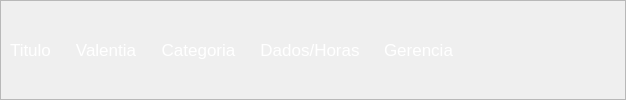
          <widget class="QFrame" name="frame_184">
           <property name="minimumSize">
            <size>
             <width>0</width>
             <height>45</height>
            </size>
           </property>
           <property name="frameShape">
            <enum>QFrame::StyledPanel</enum>
           </property>
           <property name="frameShadow">
            <enum>QFrame::Raised</enum>
           </property>
           <layout class="QHBoxLayout" name="horizontalLayout_89">
            <property name="spacing">
             <number>0</number>
            </property>
            <property name="leftMargin">
             <number>0</number>
            </property>
            <property name="topMargin">
             <number>0</number>
            </property>
            <property name="rightMargin">
             <number>0</number>
            </property>
            <property name="bottomMargin">
             <number>0</number>
            </property>
            <item>
             <widget class="QFrame" name="frame_216">
              <property name="maximumSize">
               <size>
                <width>16777215</width>
                <height>70</height>
               </size>
              </property>
              <property name="styleSheet">
               <string notr="true">QFrame{
background-color: rgb(,0,0,0);
border-radius:10px;}</string>
              </property>
              <property name="frameShape">
               <enum>QFrame::StyledPanel</enum>
              </property>
              <property name="frameShadow">
               <enum>QFrame::Raised</enum>
              </property>
              <layout class="QHBoxLayout" name="horizontalLayout_90">
               <property name="leftMargin">
                <number>0</number>
               </property>
               <property name="topMargin">
                <number>0</number>
               </property>
               <property name="rightMargin">
                <number>0</number>
               </property>
               <property name="bottomMargin">
                <number>0</number>
               </property>
               <item>
                <widget class="QFrame" name="frame_217">
                 <property name="styleSheet">
                  <string notr="true"/>
                 </property>
                 <property name="frameShape">
                  <enum>QFrame::StyledPanel</enum>
                 </property>
                 <property name="frameShadow">
                  <enum>QFrame::Raised</enum>
                 </property>
                 <layout class="QHBoxLayout" name="horizontalLayout_91">
                  <item>
                   <widget class="QLabel" name="label_190">
                    <property name="font">
                     <font>
                      <pointsize>13</pointsize>
                     </font>
                    </property>
                    <property name="styleSheet">
                     <string notr="true">color: rgb(255, 255, 255);</string>
                    </property>
                    <property name="text">
                     <string>Titulo</string>
                    </property>
                   </widget>
                  </item>
                 </layout>
                </widget>
               </item>
               <item>
                <widget class="QFrame" name="frame_218">
                 <property name="styleSheet">
                  <string notr="true"/>
                 </property>
                 <property name="frameShape">
                  <enum>QFrame::StyledPanel</enum>
                 </property>
                 <property name="frameShadow">
                  <enum>QFrame::Raised</enum>
                 </property>
                 <layout class="QHBoxLayout" name="horizontalLayout_92">
                  <item>
                   <widget class="QLabel" name="label_191">
                    <property name="font">
                     <font>
                      <pointsize>13</pointsize>
                     </font>
                    </property>
                    <property name="styleSheet">
                     <string notr="true">color: rgb(255, 255, 255);</string>
                    </property>
                    <property name="text">
                     <string>Valentia</string>
                    </property>
                    <property name="alignment">
                     <set>Qt::AlignCenter</set>
                    </property>
                   </widget>
                  </item>
                 </layout>
                </widget>
               </item>
               <item>
                <widget class="QFrame" name="frame_219">
                 <property name="styleSheet">
                  <string notr="true"/>
                 </property>
                 <property name="frameShape">
                  <enum>QFrame::StyledPanel</enum>
                 </property>
                 <property name="frameShadow">
                  <enum>QFrame::Raised</enum>
                 </property>
                 <layout class="QHBoxLayout" name="horizontalLayout_93">
                  <item>
                   <widget class="QLabel" name="label_192">
                    <property name="font">
                     <font>
                      <pointsize>13</pointsize>
                     </font>
                    </property>
                    <property name="styleSheet">
                     <string notr="true">color: rgb(255, 255, 255);</string>
                    </property>
                    <property name="text">
                     <string>Categoria</string>
                    </property>
                    <property name="alignment">
                     <set>Qt::AlignCenter</set>
                    </property>
                   </widget>
                  </item>
                 </layout>
                </widget>
               </item>
               <item>
                <widget class="QFrame" name="frame_220">
                 <property name="styleSheet">
                  <string notr="true"/>
                 </property>
                 <property name="frameShape">
                  <enum>QFrame::StyledPanel</enum>
                 </property>
                 <property name="frameShadow">
                  <enum>QFrame::Raised</enum>
                 </property>
                 <layout class="QHBoxLayout" name="horizontalLayout_94">
                  <item>
                   <widget class="QLabel" name="label_193">
                    <property name="font">
                     <font>
                      <pointsize>13</pointsize>
                     </font>
                    </property>
                    <property name="styleSheet">
                     <string notr="true">color: rgb(255, 255, 255);</string>
                    </property>
                    <property name="text">
                     <string>Dados/Horas</string>
                    </property>
                    <property name="alignment">
                     <set>Qt::AlignCenter</set>
                    </property>
                   </widget>
                  </item>
                 </layout>
                </widget>
               </item>
               <item>
                <widget class="QFrame" name="frame_221">
                 <property name="minimumSize">
                  <size>
                   <width>250</width>
                   <height>0</height>
                  </size>
                 </property>
                 <property name="styleSheet">
                  <string notr="true"/>
                 </property>
                 <property name="frameShape">
                  <enum>QFrame::StyledPanel</enum>
                 </property>
                 <property name="frameShadow">
                  <enum>QFrame::Raised</enum>
                 </property>
                 <layout class="QHBoxLayout" name="horizontalLayout_95">
                  <property name="spacing">
                   <number>5</number>
                  </property>
                  <property name="leftMargin">
                   <number>9</number>
                  </property>
                  <property name="topMargin">
                   <number>0</number>
                  </property>
                  <property name="rightMargin">
                   <number>9</number>
                  </property>
                  <property name="bottomMargin">
                   <number>0</number>
                  </property>
                  <item>
                   <widget class="QLabel" name="label_198">
                    <property name="font">
                     <font>
                      <pointsize>13</pointsize>
                     </font>
                    </property>
                    <property name="styleSheet">
                     <string notr="true">color: rgb(255, 255, 255);</string>
                    </property>
                    <property name="text">
                     <string>Gerencia</string>
                    </property>
                    <property name="alignment">
                     <set>Qt::AlignLeading|Qt::AlignLeft|Qt::AlignVCenter</set>
                    </property>
                   </widget>
                  </item>
                 </layout>
                </widget>
               </item>
              </layout>
             </widget>
            </item>
           </layout>
          </widget>
